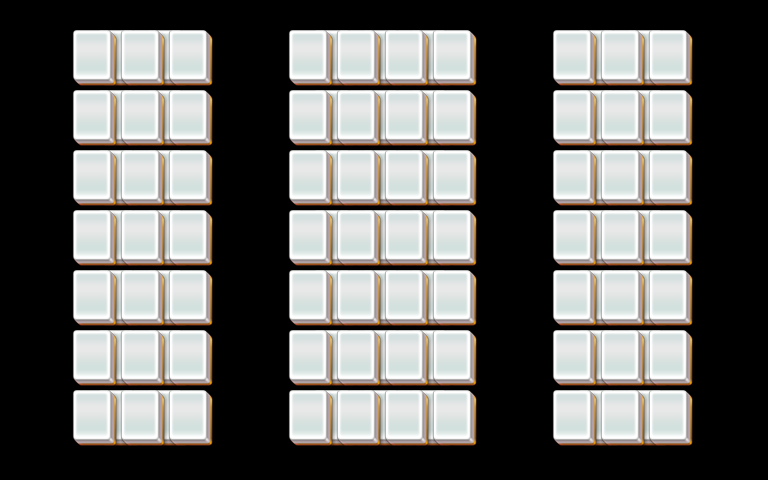

Rendered tile map (Tiled .tmx) drawn with the repository's tilesets; below, a short description and the map source with its tile grids summarised:
An orthogonal 32x16 tile map with 24x30 px tiles, 5 tile layers (layer1, layer2, layer3, layer4, ...).

<map version="1.0" orientation="orthogonal" width="32" height="16" tilewidth="24" tileheight="30">
 <properties>
  <property name="species" value="25" />
 </properties>
 <tileset firstgid="1" name="mahjong" tilewidth="48" tileheight="60">
  <image source="mahjong.png" />
 </tileset>
 <layer name="layer1" width="32" height="16">
  <data>[512 cells, 70 non-empty, 1 distinct tile ids]</data>
 </layer>
 <layer name="layer2" width="32" height="16">
  <data>[512 cells, 49 non-empty, 1 distinct tile ids]</data>
 </layer>
 <layer name="layer3" width="32" height="16">
  <data>[512 cells, 28 non-empty, 1 distinct tile ids]</data>
 </layer>
 <layer name="layer4" width="32" height="16">
  <data>[512 cells, 49 non-empty, 1 distinct tile ids]</data>
 </layer>
 <layer name="layer5" width="32" height="16">
  <data>[512 cells, 70 non-empty, 1 distinct tile ids]</data>
 </layer>
</map>
